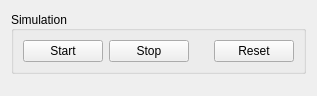
<?xml version="1.0" encoding="UTF-8"?>
<ui version="4.0">
 <class>Form</class>
 <widget class="QWidget" name="Form">
  <property name="geometry">
   <rect>
    <x>0</x>
    <y>0</y>
    <width>317</width>
    <height>96</height>
   </rect>
  </property>
  <property name="windowTitle">
   <string>Form</string>
  </property>
  <layout class="QVBoxLayout" name="verticalLayout">
   <item>
    <widget class="QGroupBox" name="groupBox">
     <property name="title">
      <string>Simulation</string>
     </property>
     <property name="alignment">
      <set>Qt::AlignLeading|Qt::AlignLeft|Qt::AlignVCenter</set>
     </property>
     <property name="flat">
      <bool>false</bool>
     </property>
     <layout class="QHBoxLayout" name="horizontalLayout_2">
      <item>
       <widget class="QPushButton" name="startButton">
        <property name="text">
         <string>Start</string>
        </property>
       </widget>
      </item>
      <item>
       <widget class="QPushButton" name="stopButton">
        <property name="text">
         <string>Stop</string>
        </property>
       </widget>
      </item>
      <item>
       <spacer name="horizontalSpacer">
        <property name="orientation">
         <enum>Qt::Horizontal</enum>
        </property>
        <property name="sizeHint" stdset="0">
         <size>
          <width>40</width>
          <height>20</height>
         </size>
        </property>
       </spacer>
      </item>
      <item>
       <widget class="QPushButton" name="resetButton">
        <property name="text">
         <string>Reset</string>
        </property>
       </widget>
      </item>
     </layout>
    </widget>
   </item>
   <item>
    <spacer name="verticalSpacer">
     <property name="orientation">
      <enum>Qt::Vertical</enum>
     </property>
     <property name="sizeHint" stdset="0">
      <size>
       <width>20</width>
       <height>0</height>
      </size>
     </property>
    </spacer>
   </item>
  </layout>
 </widget>
 <resources/>
 <connections/>
</ui>
